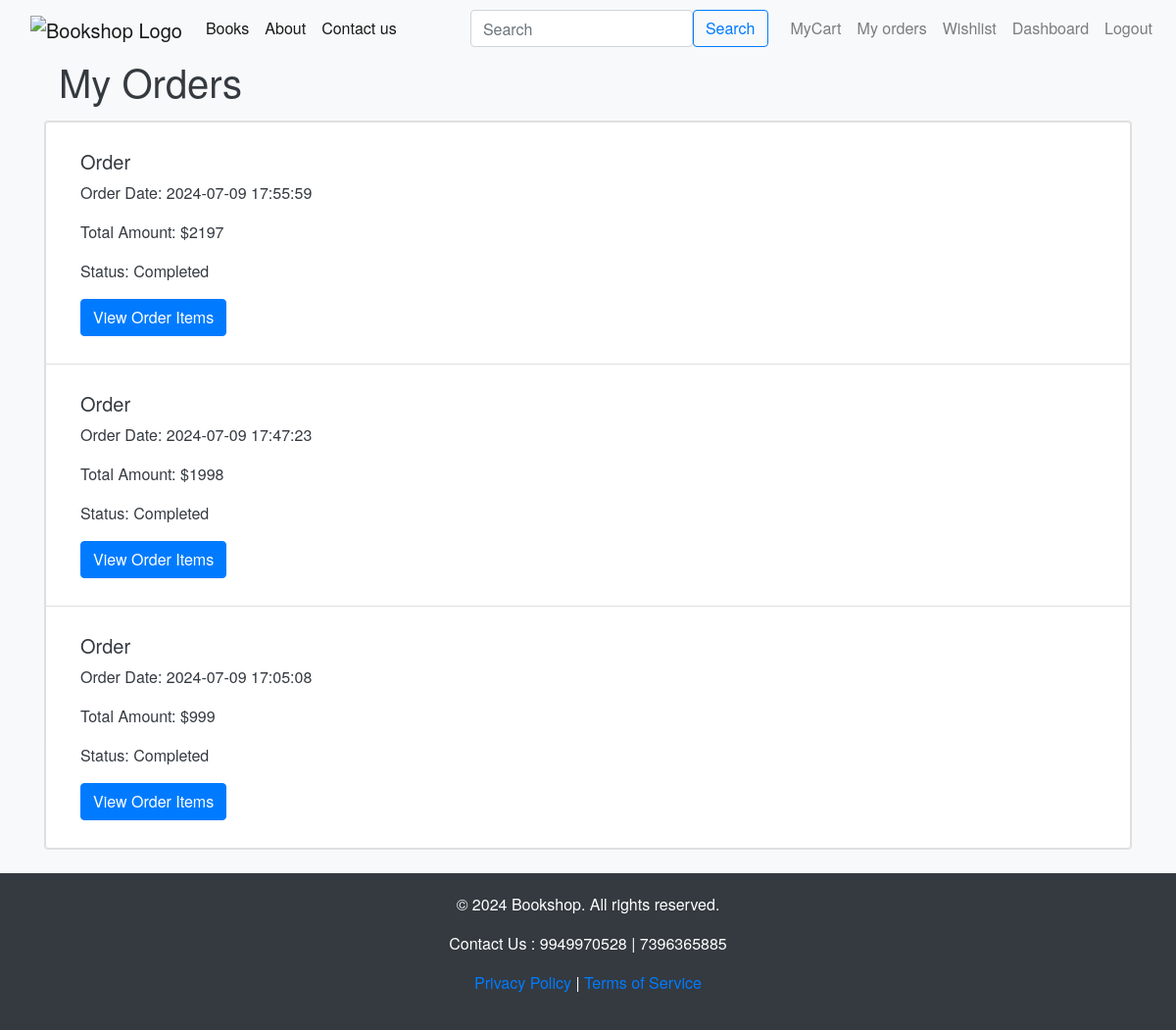
Page /orders (signed in) on the committed database.
### app.py (models this page shows)
class Orders(db.Model):
    __tablename__='orders'
    OrderID= db.Column(db.Integer, primary_key=True)
    UserID= db.Column(db.Integer,db.ForeignKey('users.UserID'), nullable=False)
    OrderDate= db.Column(db.DateTime, nullable=False)
    TotalAmount= db.Column(db.Integer,nullable=False)
    ShippingAddressID= db.Column(db.Integer,db.ForeignKey('addresses.AddressID'),nullable=False)
    BillingAddressID= db.Column(db.Integer,db.ForeignKey('addresses.AddressID'),nullable=False)
    OrderStatus= db.Column(db.String(20),nullable=False)

### app.py (the view)
@app.route('/orders')
def orders():
    if 'user_id' not in session:
        flash('Please log in first!', 'danger')
        return redirect(url_for('login'))
    user_id = session['user_id']
    orders = Orders.query.filter_by(UserID=user_id).order_by(Orders.OrderDate.desc()).all()
    return render_template('orders.html', orders=orders)

### templates/orders.html
{% extends 'base.html' %}
{% block body %}
<div class="container">
    <h1>My Orders</h1>
</div>
{% if orders %}
<div class="card mb-4 my-3 rounded">
    <ul class="list-group ">
        {% for order in orders %}
        <li class="list-group-item">
            <div class="container my-3">
                <h5>Order </h5>
                <p>Order Date: {{ order.OrderDate.strftime('%Y-%m-%d %H:%M:%S') }}</p>
                <p>Total Amount: ${{ order.TotalAmount }}</p>
                <p>Status: {{ order.OrderStatus }}</p>
                <a href="{{ url_for('order_items', order_id=order.OrderID) }}" class="btn btn-primary">View Order
                    Items</a>
            </div>
        </li>
        {% endfor %}
    </ul>
</div>
{% else %}
<p>No orders found.</p>
<a href="{{ url_for('books') }}" class="btn btn-primary">Shop Now</a>
{% endif %}
{% endblock body %}

### templates/base.html (style rules this page uses)
body { background-color: #f8f9fa; color: #343a40; font-family: 'Helvetica Neue', Helvetica, Arial, sans-serif; display: flex; flex-direction: column; min-height: 100vh; margin: 0; }
.btn-primary { background-color: #007bff; border-color: #007bff; }
.container { flex: 1; }

### rows in the picture
Orders: OrderDate "2024-07-09 17:55:59", TotalAmount "2197", OrderStatus "Completed"
Orders: OrderDate "2024-07-09 17:47:23", TotalAmount "1998", OrderStatus "Completed"
Orders: OrderDate "2024-07-09 17:05:08", TotalAmount "999", OrderStatus "Completed"
